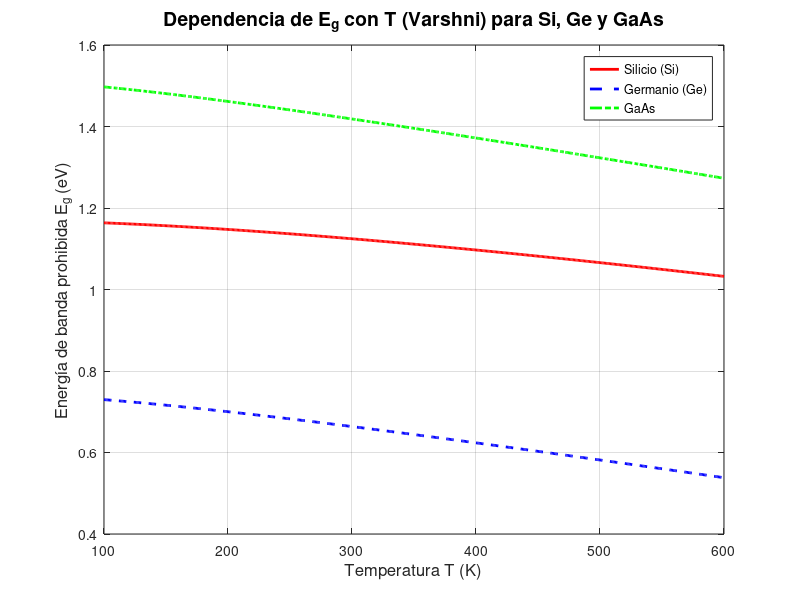

Write MATLAB code to recreate this figure.
% Varshni parameters for each material
Eg0_Si   = 1.170;    alpha_Si   = 4.73e-4;   beta_Si   = 636;
Eg0_Ge   = 0.744;    alpha_Ge   = 4.774e-4; beta_Ge   = 235;
Eg0_GaAs = 1.515;    alpha_GaAs = 5.405e-4; beta_GaAs = 204;

% Temperature range
T = 100:600;  % desde 100 K hasta 600 K

% Varshni equation: Eg(T) = Eg0 - (alpha * T.^2) ./ (T + beta)
Eg_Si   = Eg0_Si   - (alpha_Si   * T.^2) ./ (T + beta_Si);
Eg_Ge   = Eg0_Ge   - (alpha_Ge   * T.^2) ./ (T + beta_Ge);
Eg_GaAs = Eg0_GaAs - (alpha_GaAs * T.^2) ./ (T + beta_GaAs);

% Plot
figure;
plot(T, Eg_Si,   'r-', 'LineWidth', 2); hold on;
plot(T, Eg_Ge,   'b--', 'LineWidth', 2);
plot(T, Eg_GaAs, 'g-.', 'LineWidth', 2);
hold off;

xlabel('Temperatura T (K)', 'FontSize', 12);
ylabel('Energía de banda prohibida E_g (eV)', 'FontSize', 12);
title('Dependencia de E_g con T (Varshni) para Si, Ge y GaAs', 'FontSize', 14);
legend({'Silicio (Si)', 'Germanio (Ge)', 'GaAs'}, 'Location', 'northeast');
grid on;
